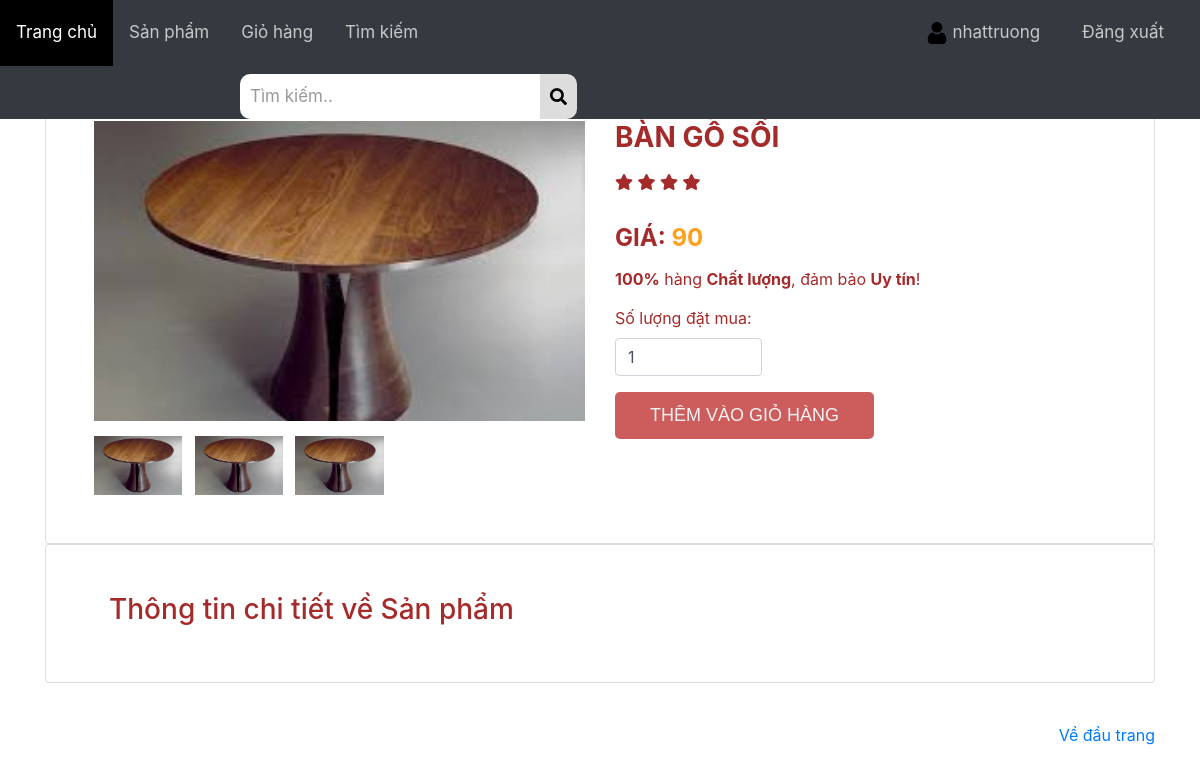
Screenshot of /web/chitiet_sanpham.php?username=nhattruong&id=20 with the database file from the repository.
### tables this page shows
CREATE TABLE `taikhoan` (
  `username` varchar(50) NOT NULL,
  `password` varchar(50) NOT NULL,
  `ho` varchar(50) NOT NULL,
  `ten` varchar(50) NOT NULL,
  `phone` varchar(15) NOT NULL,
  `email` varchar(50) NOT NULL,
  `sex` varchar(50) NOT NULL,
  `date` date NOT NULL,
  `isadmin` tinyint(1) NOT NULL DEFAULT 0,
  `status` tinyint(1) NOT NULL DEFAULT 1
);

CREATE TABLE `sanpham` (
  `id_sp` int(11) NOT NULL,
  `id_danhmuc` int(11) NOT NULL,
  `tensp` varchar(255) NOT NULL,
  `gia` varchar(100) NOT NULL,
  `sp_active` int(11) NOT NULL,
  `image_sp` varchar(50) NOT NULL,
  `star` int(11) NOT NULL,
  `motangan` text NOT NULL,
  `motachitiet` text NOT NULL,
  `trang_thai` tinyint(1) NOT NULL DEFAULT 1
);

### web/chitiet_sanpham.php (the view, shortened to what this page needs)
<?php
global $mysqli;
$id = $_GET['id'];
?>
<html>
<head>
    <link rel="stylesheet" href="style/style.css" media="screen" type="text/css" />
    <link rel="stylesheet" href="style/style_topnav.css" media="screen" type="text/css" />
    <link rel="stylesheet" href="style/style_ourteam.css" media="screen" type="text/css">
    <link rel="stylesheet" href="https://cdnjs.cloudflare.com/ajax/libs/font-awesome/5.15.4/css/all.min.css">
    <link rel="stylesheet" href="style/product-detail.css" media="screen" type="text/css">
    <link rel="stylesheet" href="style/bootstrap.min.css" media="screen" type="text/css">
</head>
<body>
    <?php
    include 'header_user.php';
    ?>
    <main role="main">
        <div class="container mt-4">
            <div class="card">
                <div class="container-fliud">
                        <?php
                        $ctsp = "SELECT * FROM sanpham WHERE id_sp ='$id'";
                        $sql_sanpham = mysqli_query($mysqli, $ctsp);
                        $row = mysqli_fetch_array($sql_sanpham);
                        ?>
                        <div class="wrapper row">
                            <div class="preview col-md-6">
                                <div class="preview-pic tab-content">
                                    <div class="tab-pane active" id="pic-3">
                                        <img src="images/<?php echo $row['image_sp'] ?>">
                                    </div>
                                </div>
                                <ul class="preview-thumbnail nav nav-tabs">
                                    <li class="active">
                                        <a data-target="#pic-1" data-toggle="tab" class="">
                                            <img src="images/<?php echo $row['image_sp'] ?>">
                                        </a>
                                    </li>
                                    <li class="">
                                        <a data-target="#pic-2" data-toggle="tab" class="">
                                            <img src="images/<?php echo $row['image_sp'] ?>">
                                        </a>
                                    </li>
                                    <li class="">
                                        <a data-target="#pic-3" data-toggle="tab" class="active">
                                            <img src="images/<?php echo $row['image_sp'] ?>">
                                        </a>
                                    </li>
                                </ul>
                            </div>
                            <div class="details col-md-6">
                                <h3 class="product-title"><?php echo $row['tensp'] ?></h3>
                                <div class="rating">
                                    <div class="stars">
                                        <?php
                                        $sao = $row['star'];
                                        $count = 0;
                                        while ($count++ < $sao) {
                                        ?>
                                            <i class="fa fa-star"></i>
                                        <?php
                                        } ?>
                                    </div>
                                </div>
                                <h4 class="price">Giá: <span><?php echo $row['gia'] ?></span></h4>
                                <p class="vote"><strong>100%</strong> hàng <strong>Chất lượng</strong>, đảm bảo <strong>Uy tín</strong>!</p>
                                <form id="add-to-cart-form" action="cart.php?username=<?php echo $username?>" method="post">
                                    <div class="form-group">
                                        <label for="soluong">Số lượng đặt mua:</label>
                                            <input type="number" min="1" max="1000" class="form-control" id="soluong" name="quantity" value="1">
                                    </div>
                                    <div class="main">
                                            <input class="add-to-cart btn btn-default" name="themvaogiohang"
                                                   id="btnThemVaoGioHang" type="submit" value="Thêm vào giỏ hàng">
                                </form>
                                </div>
                            </div>
                        </div>
                </div>
            </div>
            <div class="card">
                <div class="container-fluid">
                    <h3>Thông tin chi tiết về Sản phẩm</h3>
                </div>
            </div>
    </main>
    <br>
    <footer class="footer mt-auto py-3">
        <div class="container">
            <p class="float-right">
                <a href="#">Về đầu trang</a>
            </p>
        </div>
    </footer>
</body>
</html>

### web/header_user.php (shortened to what this page needs)
<?php
global $mysqli;
$username = $_GET['username'];
$query = "SELECT * FROM taikhoan where username ='$username'";
$result = mysqli_query($mysqli, $query);
$row = mysqli_fetch_array($result);
?>
<div class="topnav">
    <div style="display: inline-flex;" class="dangxuat">
        <a href="index.php" class="dangxuat">Đăng xuất</a>
    </div>
    <div style="display: inline-flex;" class="dangnhap">
        <a href="personal_infomation.php?username=<?php echo $row['username'] ?>">
            <img src="images/iconuser.png" class="editphucadmin" style="width: 22px">
            <section style="display: inline-block">
                <?php echo $row['username'] ?>
            </section>
        </a>
    </div>
    <a class="active" href="user.php?username=<?php echo $row['username'] ?>" style="background-color: black;">Trang chủ</a>
    <a href="sanpham_trangchu.php?username=<?php echo $row['username'] ?>">Sản phẩm</a>
    <a href="cart.php?username=<?php echo $row['username'] ?>">Giỏ hàng</a>
    <a href="timkiem_trangchu.php?username=<?php echo $row['username'] ?>" class="account">Tìm kiếm</a>
    <div class="search-container">
        <form action="sanpham_timkiem_trangchu.php" method="GET">
            <input type="text" placeholder="Tìm kiếm.." name="searchtext">
            <button type="submit" name="search">
                <i class="fa fa-search"></i>
            </button>
        </form>
    </div>
</div>

### web/style/style.css (style rules this page uses)
* { margin:0; padding: 0; }
img { filter: brightness(90%); }
html { font-family: Arial, Helvetica, sans-serif; }
h1, h2, h3, h4, h5, h6 { font-weight: normal; font-size: 50%; }
::placeholder { color: #999!important; }
.card { color: brown; }
:root { --color: #95f9fe; }

### web/style/style_topnav.css (style rules this page uses)
* { box-sizing: border-box; }
body { margin: 0; font-family: Arial, Helvetica, sans-serif; }
.topnav { overflow: hidden; background-color: #343a40; position:fixed; top: 0; width: 100%; z-index: 100000; }
.topnav a { float: left; display: block; color: rgb(200, 200, 200); text-align: center; padding: 20px 16px; text-decoration: none; font-size: 17px; background-color: #343a40; }
.topnav a.active { background-color:black ; color: white ; text-decoration: none; }
.topnav .search-container { float: left ; margin-left: 20%; }
.topnav input[type=text] { padding: 10px; margin-top: 8px; font-size: 17px; border: none; width: 300px; border-top-left-radius: 10px; border-bottom-left-radius: 10px; }
button[type=submit] { border-top-right-radius: 10px; border-bottom-right-radius: 10px; }
.topnav .search-container button { float: right; padding: 10px 10px; margin-top: 8px; background: #ddd; font-size: 17px; border: none; cursor: pointer; }
.dangxuat, .dangnhap { float: right; margin-right: 10px; }
.active { color: white ; }

### web/style/product-detail.css (style rules this page uses)
img { max-width: 100%; }
.preview { display: -webkit-box; display: -webkit-flex; display: -ms-flexbox; display: flex; -webkit-box-orient: vertical; -webkit-box-direction: normal; -webkit-flex-direction: column; -ms-flex-direction: column; flex-direction: column; }
.preview-pic { -webkit-box-flex: 1; -webkit-flex-grow: 1; -ms-flex-positive: 1; flex-grow: 1; max-height: 300px; }
.preview-thumbnail.nav-tabs { border: none; margin-top: 15px; }
.preview-thumbnail.nav-tabs li { width: 18%; margin-right: 2.5%; }
.preview-thumbnail.nav-tabs li img { max-width: 100%; display: block; }
.preview-thumbnail.nav-tabs li a { padding: 0; margin: 0; }
.preview-thumbnail.nav-tabs li:last-of-type { margin-right: 0; }
.tab-content { overflow: hidden; }
.tab-content img { width: 100%; -webkit-animation-name: opacity; animation-name: opacity; -webkit-animation-duration: .3s; animation-duration: .3s; }
.card { background: #eee; padding: 3em; line-height: 1.5em; }
.details { display: -webkit-box; display: -webkit-flex; display: -ms-flexbox; display: flex; -webkit-box-orient: vertical; -webkit-box-direction: normal; -webkit-flex-direction: column; -ms-flex-direction: column; flex-direction: column; }
.product-title, .price, .sizes, .colors { text-transform: UPPERCASE; font-weight: bold; }
.checked, .price span { color: #ff9f1a; }
.product-title, .rating, .product-description, .price, .vote, .sizes { margin-bottom: 15px; }
.product-title { margin-top: 0; }
.add-to-cart, .like { text-transform: UPPERCASE; font-weight: bold; color: #fff; }
#btnThemVaoGioHang, #muangay { color: white; font-family: Arial, Helvetica, sans-serif; }
#btnThemVaoGioHang { border: none; background: indianred; color: #f2f2f2; padding: 10px 35px; font-size: 18px; border-radius: 5px; position: relative; box-sizing: border-box; transition: all 500ms ease; overflow:hidden }
#btnThemVaoGioHang:before { font-family: FontAwesome; content:"\f217"; position: absolute; top: 11px; left: -30px; transition: all 200ms ease; }
.add-to-cart { margin-right: 15px; }
#soluong { width: 30%; }
.fa { line-height: revert!important; }

### rows the page displays
taikhoan: username "nhattruong"
sanpham: image_sp (picture), tensp "BÀN GỖ SỒI", star 4 (drawn), gia "90"
